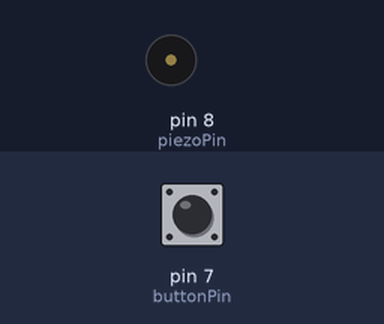
The sketch below on a simulated Arduino Uno, built with avr-gcc and run on an emulated ATmega328P. Parts: buzzer (waves = sounding). The test bench sets the inputs (shaded band); at power-on: pin 7 (buttonPin) HIGH.

Above: at 1.2 s.
1.3 s: pin 7 (buttonPin) pulled LOW for 0.15 s
At 1.37 s:
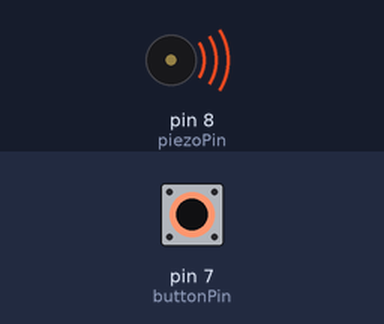
2.9 s: pin 7 (buttonPin) pulled LOW for 3.2 s
At 7.5 s:
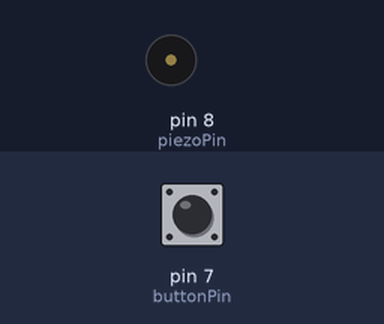
Timing chart, 0 to 9.0 s (numbered marks = the images above; inputs shaded):
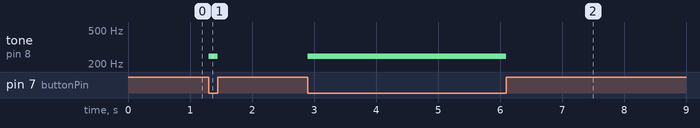

Measured:
- after the input at 1.3 s, tone on pin 8 (piezoPin): silent → 247 Hz at once, → silent 0.15 s later
- after the input at 2.9 s, tone on pin 8 (piezoPin): silent → 247 Hz at once, → silent 3.2 s later

The sketch:

9.1.ino
```cpp
const int piezoPin = 8;
const int buttonPin = 7;

/*
NOTE_INDEX — номер ноты

0  = B3  (Си)
1  = C4  (До)
2  = C#4 (До диез)
3  = D4  (Ре)
4  = D#4 (Ре диез)
5  = E4  (Ми)
6  = F4  (Фа)
7  = F#4 (Фа диез)
8  = G4  (Соль)
9  = G#4 (Соль диез)
10 = A4  (Ля)
11 = Bb4 (Си бемоль)
12 = B4  (Си)
13 = C5  (До)
*/

const int NOTE_INDEX = 0;   // студент выбирает свою ноту

int notes[] = {
  247, // 0  B3  Си
  262, // 1  C4  До
  277, // 2  C#4 До#
  294, // 3  D4  Ре
  311, // 4  D#4 Ре#
  330, // 5  E4  Ми
  349, // 6  F4  Фа
  370, // 7  F#4 Фа#
  392, // 8  G4  Соль
  415, // 9  G#4 Соль#
  440, // 10 A4  Ля
  466, // 11 Bb4 Си♭
  494, // 12 B4  Си
  523  // 13 C5  До
};

void setup() {
  pinMode(buttonPin, INPUT_PULLUP);
}

void loop() {

  if (digitalRead(buttonPin) == LOW) {
    tone(piezoPin, notes[NOTE_INDEX]);
  }
  else {
    noTone(piezoPin);
  }

}
```
